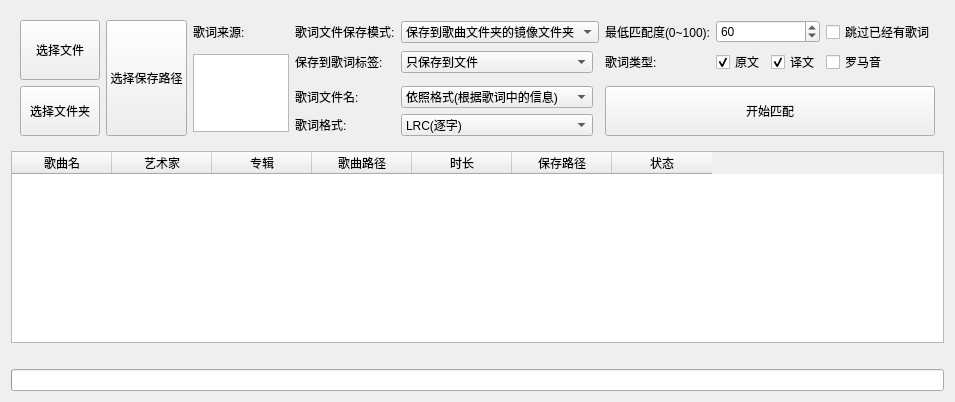
<?xml version="1.0" encoding="UTF-8"?>
<ui version="4.0">
 <class>local_match</class>
 <widget class="QWidget" name="local_match">
  <property name="windowTitle">
   <string/>
  </property>
  <layout class="QVBoxLayout" name="verticalLayout">
   <item>
    <widget class="QWidget" name="control_bar" native="true">
     <layout class="QGridLayout" name="gridLayout">
      <item row="1" column="9">
       <widget class="QCheckBox" name="original_checkBox">
        <property name="text">
         <string>原文</string>
        </property>
        <property name="checked">
         <bool>true</bool>
        </property>
       </widget>
      </item>
      <item row="3" column="0" rowspan="2">
       <widget class="QPushButton" name="select_dirs_button">
        <property name="sizePolicy">
         <sizepolicy hsizetype="Minimum" vsizetype="Preferred">
          <horstretch>0</horstretch>
          <verstretch>0</verstretch>
         </sizepolicy>
        </property>
        <property name="text">
         <string>选择文件夹</string>
        </property>
       </widget>
      </item>
      <item row="0" column="1" rowspan="5">
       <widget class="QPushButton" name="save_path_button">
        <property name="sizePolicy">
         <sizepolicy hsizetype="Preferred" vsizetype="Preferred">
          <horstretch>0</horstretch>
          <verstretch>0</verstretch>
         </sizepolicy>
        </property>
        <property name="text">
         <string>选择保存路径</string>
        </property>
       </widget>
      </item>
      <item row="1" column="11">
       <widget class="QCheckBox" name="romanized_checkBox">
        <property name="sizePolicy">
         <sizepolicy hsizetype="Fixed" vsizetype="Fixed">
          <horstretch>0</horstretch>
          <verstretch>0</verstretch>
         </sizepolicy>
        </property>
        <property name="text">
         <string>罗马音</string>
        </property>
       </widget>
      </item>
      <item row="3" column="3">
       <widget class="QLabel" name="label_8">
        <property name="sizePolicy">
         <sizepolicy hsizetype="Fixed" vsizetype="Preferred">
          <horstretch>0</horstretch>
          <verstretch>0</verstretch>
         </sizepolicy>
        </property>
        <property name="text">
         <string>歌词文件名:</string>
        </property>
       </widget>
      </item>
      <item row="4" column="4">
       <widget class="QComboBox" name="lyricsformat_comboBox">
        <item>
         <property name="text">
          <string>LRC(逐字)</string>
         </property>
        </item>
        <item>
         <property name="text">
          <string>LRC(逐行)</string>
         </property>
        </item>
        <item>
         <property name="text">
          <string>增强型LRC(ESLyric)</string>
         </property>
        </item>
        <item>
         <property name="text">
          <string>SRT</string>
         </property>
        </item>
        <item>
         <property name="text">
          <string>ASS</string>
         </property>
        </item>
       </widget>
      </item>
      <item row="1" column="2" rowspan="4">
       <widget class="CheckBoxListWidget" name="source_listWidget">
        <property name="sizePolicy">
         <sizepolicy hsizetype="Fixed" vsizetype="Preferred">
          <horstretch>0</horstretch>
          <verstretch>0</verstretch>
         </sizepolicy>
        </property>
        <property name="minimumSize">
         <size>
          <width>0</width>
          <height>0</height>
         </size>
        </property>
        <property name="maximumSize">
         <size>
          <width>96</width>
          <height>78</height>
         </size>
        </property>
        <property name="dragEnabled">
         <bool>false</bool>
        </property>
        <property name="dragDropMode">
         <enum>QAbstractItemView::DragDropMode::InternalMove</enum>
        </property>
        <property name="defaultDropAction">
         <enum>Qt::DropAction::TargetMoveAction</enum>
        </property>
       </widget>
      </item>
      <item row="1" column="3">
       <widget class="QLabel" name="label">
        <property name="text">
         <string>保存到歌词标签:</string>
        </property>
       </widget>
      </item>
      <item row="0" column="3">
       <widget class="QLabel" name="label_11">
        <property name="sizePolicy">
         <sizepolicy hsizetype="Preferred" vsizetype="Preferred">
          <horstretch>0</horstretch>
          <verstretch>0</verstretch>
         </sizepolicy>
        </property>
        <property name="text">
         <string>歌词文件保存模式:</string>
        </property>
       </widget>
      </item>
      <item row="0" column="2">
       <widget class="QLabel" name="label_2">
        <property name="sizePolicy">
         <sizepolicy hsizetype="Fixed" vsizetype="Preferred">
          <horstretch>0</horstretch>
          <verstretch>0</verstretch>
         </sizepolicy>
        </property>
        <property name="text">
         <string>歌词来源:</string>
        </property>
       </widget>
      </item>
      <item row="0" column="9" colspan="2">
       <widget class="QSpinBox" name="min_score_spinBox">
        <property name="minimumSize">
         <size>
          <width>70</width>
          <height>0</height>
         </size>
        </property>
        <property name="maximum">
         <number>100</number>
        </property>
        <property name="value">
         <number>60</number>
        </property>
       </widget>
      </item>
      <item row="0" column="4" colspan="2">
       <widget class="QComboBox" name="save_mode_comboBox">
        <property name="sizePolicy">
         <sizepolicy hsizetype="Expanding" vsizetype="Fixed">
          <horstretch>0</horstretch>
          <verstretch>0</verstretch>
         </sizepolicy>
        </property>
        <property name="minimumSize">
         <size>
          <width>194</width>
          <height>0</height>
         </size>
        </property>
        <property name="sizeAdjustPolicy">
         <enum>QComboBox::SizeAdjustPolicy::AdjustToContents</enum>
        </property>
        <item>
         <property name="text">
          <string>保存到歌曲文件夹的镜像文件夹</string>
         </property>
        </item>
        <item>
         <property name="text">
          <string>保存到歌曲文件夹</string>
         </property>
        </item>
        <item>
         <property name="text">
          <string>保存到指定文件夹</string>
         </property>
        </item>
       </widget>
      </item>
      <item row="3" column="7" rowspan="2" colspan="5">
       <widget class="QPushButton" name="start_cancel_pushButton">
        <property name="sizePolicy">
         <sizepolicy hsizetype="Preferred" vsizetype="Preferred">
          <horstretch>0</horstretch>
          <verstretch>0</verstretch>
         </sizepolicy>
        </property>
        <property name="text">
         <string>开始匹配</string>
        </property>
       </widget>
      </item>
      <item row="0" column="7" colspan="2">
       <widget class="QLabel" name="label_3">
        <property name="sizePolicy">
         <sizepolicy hsizetype="Fixed" vsizetype="Preferred">
          <horstretch>0</horstretch>
          <verstretch>0</verstretch>
         </sizepolicy>
        </property>
        <property name="text">
         <string>最低匹配度(0~100):</string>
        </property>
       </widget>
      </item>
      <item row="0" column="0" rowspan="3">
       <widget class="QPushButton" name="select_files_button">
        <property name="sizePolicy">
         <sizepolicy hsizetype="Preferred" vsizetype="Preferred">
          <horstretch>0</horstretch>
          <verstretch>0</verstretch>
         </sizepolicy>
        </property>
        <property name="text">
         <string>选择文件</string>
        </property>
       </widget>
      </item>
      <item row="1" column="7" colspan="2">
       <widget class="QLabel" name="label_9">
        <property name="text">
         <string>歌词类型:</string>
        </property>
       </widget>
      </item>
      <item row="4" column="3">
       <widget class="QLabel" name="label_10">
        <property name="sizePolicy">
         <sizepolicy hsizetype="Fixed" vsizetype="Preferred">
          <horstretch>0</horstretch>
          <verstretch>0</verstretch>
         </sizepolicy>
        </property>
        <property name="text">
         <string>歌词格式:</string>
        </property>
       </widget>
      </item>
      <item row="3" column="4">
       <widget class="QComboBox" name="filename_mode_comboBox">
        <property name="sizePolicy">
         <sizepolicy hsizetype="Expanding" vsizetype="Fixed">
          <horstretch>0</horstretch>
          <verstretch>0</verstretch>
         </sizepolicy>
        </property>
        <property name="minimumSize">
         <size>
          <width>133</width>
          <height>0</height>
         </size>
        </property>
        <item>
         <property name="text">
          <string>依照格式(根据歌词中的信息)</string>
         </property>
        </item>
        <item>
         <property name="text">
          <string>依照格式(根据歌曲中的信息)</string>
         </property>
        </item>
        <item>
         <property name="text">
          <string>与歌曲文件名相同</string>
         </property>
        </item>
       </widget>
      </item>
      <item row="1" column="4">
       <widget class="QComboBox" name="save2tag_mode_comboBox">
        <property name="sizeAdjustPolicy">
         <enum>QComboBox::SizeAdjustPolicy::AdjustToContents</enum>
        </property>
        <item>
         <property name="text">
          <string>只保存到文件</string>
         </property>
        </item>
        <item>
         <property name="text">
          <string>只保存到歌词标签(非cue)</string>
         </property>
        </item>
        <item>
         <property name="text">
          <string>保存到歌词标签(非cue)与文件</string>
         </property>
        </item>
       </widget>
      </item>
      <item row="1" column="10">
       <widget class="QCheckBox" name="translate_checkBox">
        <property name="sizePolicy">
         <sizepolicy hsizetype="Fixed" vsizetype="Fixed">
          <horstretch>0</horstretch>
          <verstretch>0</verstretch>
         </sizepolicy>
        </property>
        <property name="text">
         <string>译文</string>
        </property>
        <property name="checked">
         <bool>true</bool>
        </property>
       </widget>
      </item>
      <item row="0" column="11">
       <widget class="QCheckBox" name="skip_existing_lyrics_checkbox">
        <property name="text">
         <string>跳过已经有歌词</string>
        </property>
       </widget>
      </item>
     </layout>
    </widget>
   </item>
   <item>
    <widget class="ProportionallyStretchedTableWidget" name="songs_table">
     <property name="sizePolicy">
      <sizepolicy hsizetype="Expanding" vsizetype="Expanding">
       <horstretch>0</horstretch>
       <verstretch>0</verstretch>
      </sizepolicy>
     </property>
     <property name="horizontalScrollBarPolicy">
      <enum>Qt::ScrollBarPolicy::ScrollBarAsNeeded</enum>
     </property>
     <property name="sizeAdjustPolicy">
      <enum>QAbstractScrollArea::SizeAdjustPolicy::AdjustIgnored</enum>
     </property>
     <property name="editTriggers">
      <set>QAbstractItemView::EditTrigger::NoEditTriggers</set>
     </property>
     <property name="dragDropOverwriteMode">
      <bool>false</bool>
     </property>
     <property name="selectionMode">
      <enum>QAbstractItemView::SelectionMode::ExtendedSelection</enum>
     </property>
     <property name="selectionBehavior">
      <enum>QAbstractItemView::SelectionBehavior::SelectRows</enum>
     </property>
     <property name="showGrid">
      <bool>false</bool>
     </property>
     <property name="rowCount">
      <number>0</number>
     </property>
     <attribute name="horizontalHeaderVisible">
      <bool>true</bool>
     </attribute>
     <attribute name="horizontalHeaderCascadingSectionResizes">
      <bool>false</bool>
     </attribute>
     <attribute name="horizontalHeaderDefaultSectionSize">
      <number>100</number>
     </attribute>
     <attribute name="horizontalHeaderHighlightSections">
      <bool>true</bool>
     </attribute>
     <attribute name="horizontalHeaderShowSortIndicator" stdset="0">
      <bool>false</bool>
     </attribute>
     <attribute name="horizontalHeaderStretchLastSection">
      <bool>false</bool>
     </attribute>
     <attribute name="verticalHeaderVisible">
      <bool>true</bool>
     </attribute>
     <column>
      <property name="text">
       <string>歌曲名</string>
      </property>
     </column>
     <column>
      <property name="text">
       <string>艺术家</string>
      </property>
     </column>
     <column>
      <property name="text">
       <string>专辑</string>
      </property>
     </column>
     <column>
      <property name="text">
       <string>歌曲路径</string>
      </property>
     </column>
     <column>
      <property name="text">
       <string>时长</string>
      </property>
     </column>
     <column>
      <property name="text">
       <string>保存路径</string>
      </property>
     </column>
     <column>
      <property name="text">
       <string>状态</string>
      </property>
     </column>
    </widget>
   </item>
   <item>
    <widget class="QLabel" name="status_label">
     <property name="sizePolicy">
      <sizepolicy hsizetype="Ignored" vsizetype="Preferred">
       <horstretch>0</horstretch>
       <verstretch>0</verstretch>
      </sizepolicy>
     </property>
    </widget>
   </item>
   <item>
    <widget class="QProgressBar" name="progressBar">
     <property name="orientation">
      <enum>Qt::Orientation::Horizontal</enum>
     </property>
     <property name="invertedAppearance">
      <bool>false</bool>
     </property>
     <property name="format">
      <string notr="true">%v/%m %p%</string>
     </property>
    </widget>
   </item>
  </layout>
 </widget>
 <customwidgets>
  <customwidget>
   <class>CheckBoxListWidget</class>
   <extends>QListWidget</extends>
   <header>LDDC.gui.components.custom_widgets</header>
  </customwidget>
  <customwidget>
   <class>ProportionallyStretchedTableWidget</class>
   <extends>QTableWidget</extends>
   <header>LDDC.gui.components.custom_widgets</header>
  </customwidget>
 </customwidgets>
 <resources/>
 <connections/>
</ui>
